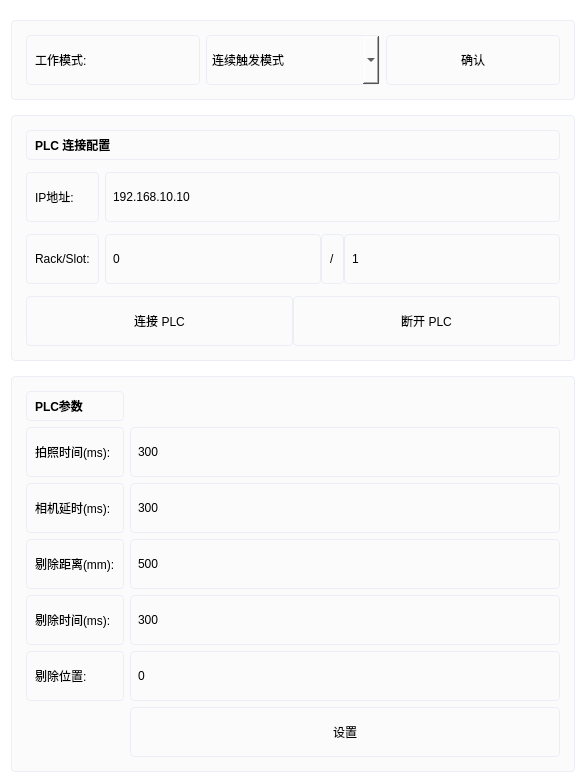
             <widget class="QWidget" name="scrollAreaWidgetContents3">
              <property name="geometry">
               <rect>
                <x>0</x>
                <y>0</y>
                <width>586</width>
                <height>773</height>
               </rect>
              </property>
              <property name="styleSheet">
               <string notr="true">background:white;</string>
              </property>
              <layout class="QVBoxLayout">
               <property name="spacing">
                <number>15</number>
               </property>
               <property name="topMargin">
                <number>20</number>
               </property>
               <item>
                <widget class="QFrame" name="tab3_frame1">
                 <property name="styleSheet">
                  <string notr="true">background: #fbfbfc; border: 1px solid #ebeef5; border-radius: 4px; padding: 5px;</string>
                 </property>
                 <property name="frameShape">
                  <enum>QFrame::StyledPanel</enum>
                 </property>
                 <layout class="QHBoxLayout">
                  <item>
                   <widget class="QLabel" name="label_15">
                    <property name="text">
                     <string>工作模式:</string>
                    </property>
                   </widget>
                  </item>
                  <item>
                   <widget class="QComboBox" name="comboBox_3">
                    <property name="minimumSize">
                     <size>
                      <width>0</width>
                      <height>50</height>
                     </size>
                    </property>
                    <item>
                     <property name="text">
                      <string>连续触发模式</string>
                     </property>
                    </item>
                    <item>
                     <property name="text">
                      <string>间歇触发模式</string>
                     </property>
                    </item>
                   </widget>
                  </item>
                  <item>
                   <widget class="QPushButton" name="plcmodebtn">
                    <property name="minimumSize">
                     <size>
                      <width>0</width>
                      <height>50</height>
                     </size>
                    </property>
                    <property name="text">
                     <string>确认</string>
                    </property>
                   </widget>
                  </item>
                 </layout>
                </widget>
               </item>
               <item>
                <widget class="QFrame" name="tab3_frame2">
                 <property name="styleSheet">
                  <string notr="true">background: #fbfbfc; border: 1px solid #ebeef5; border-radius: 4px; padding: 5px;</string>
                 </property>
                 <property name="frameShape">
                  <enum>QFrame::StyledPanel</enum>
                 </property>
                 <layout class="QGridLayout">
                  <property name="verticalSpacing">
                   <number>12</number>
                  </property>
                  <item row="0" column="0" colspan="2">
                   <widget class="QLabel" name="label_7">
                    <property name="styleSheet">
                     <string>font-weight: bold;</string>
                    </property>
                    <property name="text">
                     <string>PLC 连接配置</string>
                    </property>
                   </widget>
                  </item>
                  <item row="1" column="0">
                   <widget class="QLabel" name="label_2">
                    <property name="text">
                     <string>IP地址:</string>
                    </property>
                   </widget>
                  </item>
                  <item row="1" column="1">
                   <widget class="QLineEdit" name="lineEdit">
                    <property name="minimumSize">
                     <size>
                      <width>0</width>
                      <height>50</height>
                     </size>
                    </property>
                    <property name="text">
                     <string>192.168.10.10</string>
                    </property>
                   </widget>
                  </item>
                  <item row="2" column="0">
                   <widget class="QLabel" name="label_3">
                    <property name="text">
                     <string>Rack/Slot:</string>
                    </property>
                   </widget>
                  </item>
                  <item row="2" column="1">
                   <layout class="QHBoxLayout">
                    <item>
                     <widget class="QLineEdit" name="lineEdit_2">
                      <property name="minimumSize">
                       <size>
                        <width>0</width>
                        <height>50</height>
                       </size>
                      </property>
                      <property name="text">
                       <string>0</string>
                      </property>
                     </widget>
                    </item>
                    <item>
                     <widget class="QLabel" name="label_5">
                      <property name="text">
                       <string>/</string>
                      </property>
                     </widget>
                    </item>
                    <item>
                     <widget class="QLineEdit" name="lineEdit_3">
                      <property name="minimumSize">
                       <size>
                        <width>0</width>
                        <height>50</height>
                       </size>
                      </property>
                      <property name="text">
                       <string>1</string>
                      </property>
                     </widget>
                    </item>
                   </layout>
                  </item>
                  <item row="3" column="0" colspan="2">
                   <layout class="QHBoxLayout">
                    <item>
                     <widget class="QPushButton" name="ConnectpushButton">
                      <property name="minimumSize">
                       <size>
                        <width>0</width>
                        <height>50</height>
                       </size>
                      </property>
                      <property name="text">
                       <string>连接 PLC</string>
                      </property>
                     </widget>
                    </item>
                    <item>
                     <widget class="QPushButton" name="DisconnectpushButton">
                      <property name="minimumSize">
                       <size>
                        <width>0</width>
                        <height>50</height>
                       </size>
                      </property>
                      <property name="text">
                       <string>断开 PLC</string>
                      </property>
                     </widget>
                    </item>
                   </layout>
                  </item>
                 </layout>
                </widget>
               </item>
               <item>
                <widget class="QFrame" name="tab3_frame3">
                 <property name="styleSheet">
                  <string notr="true">background: #fbfbfc; border: 1px solid #ebeef5; border-radius: 4px; padding: 5px;</string>
                 </property>
                 <property name="frameShape">
                  <enum>QFrame::StyledPanel</enum>
                 </property>
                 <layout class="QGridLayout" name="gridLayout_3">
                  <item row="6" column="1">
                   <widget class="QLineEdit" name="lineEdit_8">
                    <property name="minimumSize">
                     <size>
                      <width>0</width>
                      <height>50</height>
                     </size>
                    </property>
                    <property name="text">
                     <string>300</string>
                    </property>
                   </widget>
                  </item>
                  <item row="7" column="1">
                   <widget class="QLineEdit" name="lineEdit_12">
                    <property name="minimumSize">
                     <size>
                      <width>0</width>
                      <height>50</height>
                     </size>
                    </property>
                    <property name="text">
                     <string>0</string>
                    </property>
                   </widget>
                  </item>
                  <item row="6" column="0">
                   <widget class="QLabel" name="label_10">
                    <property name="text">
                     <string>剔除时间(ms):</string>
                    </property>
                   </widget>
                  </item>
                  <item row="3" column="1">
                   <widget class="QLineEdit" name="lineEdit_7">
                    <property name="minimumSize">
                     <size>
                      <width>0</width>
                      <height>50</height>
                     </size>
                    </property>
                    <property name="text">
                     <string>500</string>
                    </property>
                   </widget>
                  </item>
                  <item row="2" column="0">
                   <widget class="QLabel" name="label_13">
                    <property name="text">
                     <string>相机延时(ms):</string>
                    </property>
                   </widget>
                  </item>
                  <item row="1" column="0">
                   <widget class="QLabel" name="label_14">
                    <property name="text">
                     <string>拍照时间(ms):</string>
                    </property>
                   </widget>
                  </item>
                  <item row="3" column="0">
                   <widget class="QLabel" name="label_6">
                    <property name="text">
                     <string>剔除距离(mm):</string>
                    </property>
                   </widget>
                  </item>
                  <item row="2" column="1">
                   <widget class="QLineEdit" name="lineEdit_4">
                    <property name="minimumSize">
                     <size>
                      <width>0</width>
                      <height>50</height>
                     </size>
                    </property>
                    <property name="text">
                     <string>300</string>
                    </property>
                   </widget>
                  </item>
                  <item row="0" column="0">
                   <widget class="QLabel" name="label_9">
                    <property name="styleSheet">
                     <string>font-weight: bold;</string>
                    </property>
                    <property name="text">
                     <string>PLC参数</string>
                    </property>
                   </widget>
                  </item>
                  <item row="7" column="0">
                   <widget class="QLabel" name="label_17">
                    <property name="text">
                     <string>剔除位置:</string>
                    </property>
                   </widget>
                  </item>
                  <item row="1" column="1">
                   <widget class="QLineEdit" name="lineEdit_20">
                    <property name="minimumSize">
                     <size>
                      <width>0</width>
                      <height>50</height>
                     </size>
                    </property>
                    <property name="text">
                     <string>300</string>
                    </property>
                   </widget>
                  </item>
                  <item row="8" column="1">
                   <widget class="QPushButton" name="pushButton_8">
                    <property name="minimumSize">
                     <size>
                      <width>0</width>
                      <height>50</height>
                     </size>
                    </property>
                    <property name="text">
                     <string>设置</string>
                    </property>
                   </widget>
                  </item>
                 </layout>
                 <zorder>pushButton_8</zorder>
                 <zorder>label_14</zorder>
                 <zorder>label_17</zorder>
                 <zorder>lineEdit_20</zorder>
                 <zorder>lineEdit_12</zorder>
                 <zorder>label_13</zorder>
                 <zorder>label_9</zorder>
                 <zorder>label_6</zorder>
                 <zorder>lineEdit_7</zorder>
                 <zorder>lineEdit_4</zorder>
                 <zorder>label_10</zorder>
                 <zorder>lineEdit_8</zorder>
                </widget>
               </item>
              </layout>
             </widget>
